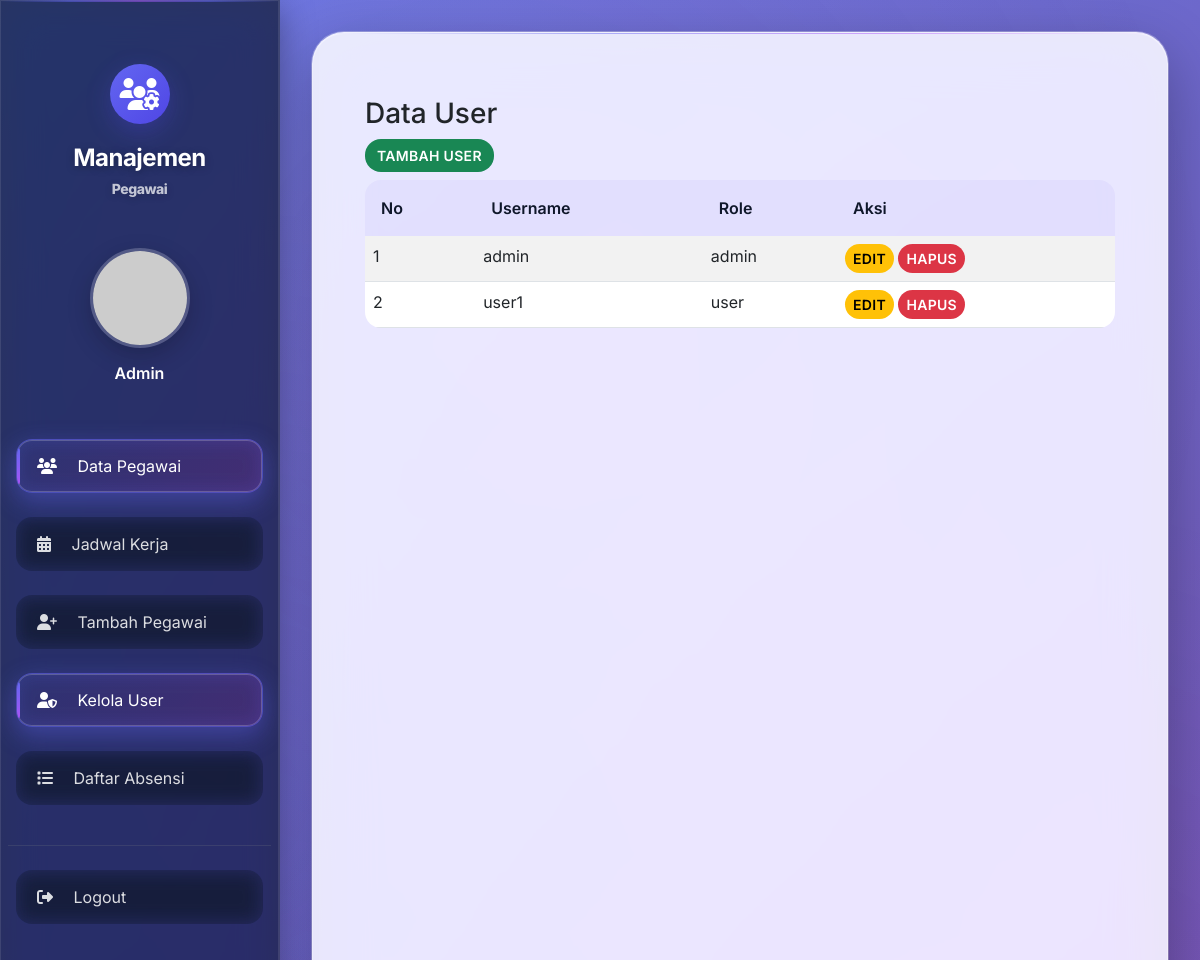
Screenshot of /user/list.php (signed in) with the database file from the repository.
### tables this page shows
CREATE TABLE `users` (
  `id` INT AUTO_INCREMENT PRIMARY KEY,
  `username` VARCHAR(50) NOT NULL UNIQUE,
  `password` VARCHAR(255) NOT NULL,
  `role` ENUM('admin','user') NOT NULL,
  `pegawai_id` INT NULL,
  FOREIGN KEY (pegawai_id) REFERENCES pegawai(id) ON DELETE SET NULL
);

### user/list.php (the view, shortened to what this page needs)
<?php
include '../inc/db.php';
include '../inc/header.php';
include '../inc/navbar.php';
$result = mysqli_query($conn, "SELECT * FROM users");
?>
<div class="container mt-4">
  <h3>Data User</h3>
  <a href="tambah.php" class="btn btn-success mb-2">Tambah User</a>
  <table class="table table-striped">
    <thead>
      <tr>
        <th>No</th>
        <th>Username</th>
        <th>Role</th>
        <th>Aksi</th>
      </tr>
    </thead>
    <tbody>
      <?php $no=1; while($row = mysqli_fetch_assoc($result)): ?>
      <tr>
        <td><?= $no++ ?></td>
        <td><?= htmlspecialchars($row['username']) ?></td>
        <td><?= htmlspecialchars($row['role']) ?></td>
        <td>
          <a href="edit.php?id=<?= $row['id'] ?>" class="btn btn-warning btn-sm">Edit</a>
          <a href="hapus.php?id=<?= $row['id'] ?>" class="btn btn-danger btn-sm" onclick="return confirm('Yakin hapus user?')">Hapus</a>
        </td>
      </tr>
      <?php endwhile; ?>
    </tbody>
  </table>
</div>
<?php include '../inc/footer.php'; ?>

### inc/header.php (style rules this page uses)
:root { --primary-color: #6366f1; --primary-dark: #4f46e5; --primary-light: #818cf8; --primary-glow: rgba(99, 102, 241, 0.4); --success-color: #22c55e; --warning-color: #f59e0b; --danger-color: #ef4444; --info-color: #3b82f6; --purple: #a855f7; --pink: #ec4899; --dark-color: #0f172a; --dark-secondary: #1e293b; --light-color: #f8fafc; --border-color: rgba(226, 232, 240, 0.5); --text-muted: #64748b; --text-primary: #1e293b; --shadow-sm: 0 1px 2px 0 rgba(0, 0, 0, 0.05); --shadow-md: 0 4px 6px -1px rgba(0, 0, 0, 0.1), 0 2px 4px -1px rgba(0, 0, 0, 0.06); --shadow-lg: 0 10px 15px -3px rgba(0, 0, 0, 0.1), 0 4px 6px -2px rgba(0, 0, 0, 0.05); --shadow-xl: 0 20px 25px -5px rgba(0, 0, 0, 0.1), 0 10px 10px -5px rgba(0, 0, 0, 0.04); --shadow-glow: 0 0 20px rgba(99, 102, 241, 0.3); --border-radius: 1rem; --border-radius-lg: 1.5rem; --border-radius-xl: 2rem; --transition: all 0.3s cubic-bezier(0.4, 0, 0.2, 1); --transition-fast: all 0.15s ease-out; }
* { box-sizing: border-box; }
html, body { height: 100vh; margin: 0; padding: 0; overflow-x: hidden; display: flex; flex-direction: column; font-family: 'Inter', -apple-system, BlinkMacSystemFont, "Segoe UI", Roboto, "Helvetica Neue", Arial, sans-serif; background: linear-gradient(135deg, #667eea 0%, #764ba2 25%, #f093fb 50%, #4facfe 75%, #00f2fe 100%); background-size: 400% 400%; animation: gradientShift 15s ease infinite; position: relative; }
body::before { content: ''; position: fixed; top: 0; left: 0; width: 100%; height: 100%; background: radial-gradient(circle at 20% 50%, rgba(99, 102, 241, 0.1) 0%, transparent 50%), radial-gradient(circle at 80% 80%, rgba(168, 85, 247, 0.1) 0%, transparent 50%), radial-gradient(circle at 40% 20%, rgba(236, 72, 153, 0.1) 0%, transparent 50%); pointer-events: none; z-index: 0; }
body { min-height: 100vh; box-sizing: border-box; display: flex; flex-direction: column; position: relative; z-index: 1; }
.btn { border-radius: var(--border-radius); font-weight: 600; transition: var(--transition); border: none; position: relative; overflow: hidden; letter-spacing: 0.3px; text-transform: uppercase; font-size: 0.875rem; }
.btn::before { content: ''; position: absolute; top: 0; left: -100%; width: 100%; height: 100%; background: linear-gradient(90deg, transparent, rgba(255, 255, 255, 0.3), transparent ); transition: left 0.6s cubic-bezier(0.4, 0, 0.2, 1); }
.btn::after { content: ''; position: absolute; inset: 0; border-radius: var(--border-radius); padding: 2px; background: linear-gradient(135deg, var(--primary-color), var(--purple), var(--pink) ); -webkit-mask: linear-gradient(#fff 0 0) content-box, linear-gradient(#fff 0 0); -webkit-mask-composite: xor; mask-composite: exclude; opacity: 0; transition: opacity 0.3s; }
.table { border-radius: var(--border-radius); overflow: hidden; }
.table thead th { background: rgba(79, 70, 229, 0.05); border: none; font-weight: 600; color: var(--dark-color); padding: 1rem; }
.table tbody tr { transition: var(--transition); }
:root { --sidebar-width: 280px; }

### rows the page displays
users: username "admin", role "admin"
users: username "user1", role "user"

### other values shown
$username "Admin"
